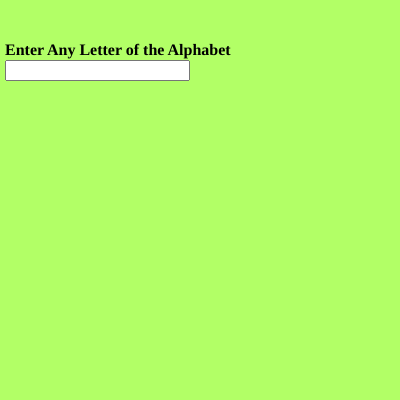
Frame 1 (no input)
Frame 60 (no input): identical to frame 1, image omitted
Frame 120 (the mouse pressed at the canvas centre since frame 60): identical to frame 1, image omitted

The p5.js sketch that drew this single still picture (run headless with seeded random() and noise() and a simulated clock; from frame 60 on, the mouse is pressed at the canvas centre):

// p5.js sketch
// ── sketch.js
var input,heading;


function setup() 
{
  createCanvas(400, 400);
  background(178,255,102);
 

  //input box creation
  input = createInput();
  input.position(5,60)


  heading = createElement("h4","Enter Any Letter of the Alphabet")
  heading.position(5,20)

}

function draw() {

  
const value = input.value();

switch(value) {
 case "a":console.log("vowel");break;
 case "i":console.log("vowel");break;
 case "e":console.log("vowel");break;
 case "o":console.log("vowel");break;
 case "u":console.log("vowel");break;
 default:console.log("Please enter another character");break;
}

}
